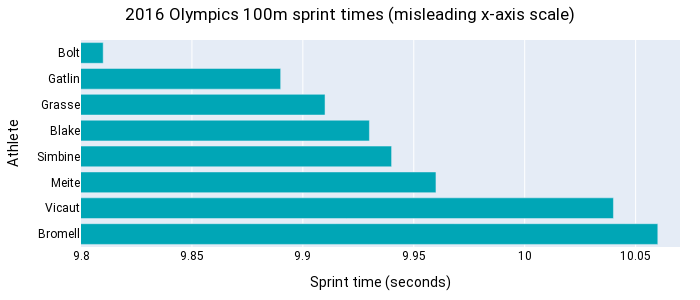

The code cell stored with this chart in its notebook:
### Code cell
# Create the misleading plto
sprint_misleading = px.bar(
    sprint_times.loc[7:0], 
    y='athlete_surname', 
    x='time',
    orientation='h',
    title='2016 Olympics 100m sprint times (misleading x-axis scale)',
    color_discrete_sequence=['#00a6b6']*len(sprint_times.loc[7:0]),
    labels=dict(time="Sprint time (seconds)", athlete_surname="Athlete"),
)
sprint_misleading.update_xaxes(range=[9.8, 10.07]) # This makes the x-axis tiny
sprint_misleading.update_layout(width=700, height=300,
                 font_family="Roboto",
                 font_color="black",
                 margin=dict(l=50, r=20, t=40,b=40), title_x=0.5)
sprint_misleading.show()

plotly.io.write_image(sprint_misleading, "output/sprints_misleading_scale.svg", width=700, height=300, scale=1)

### Figure 1 — Plotly figure (JSON) as saved in the notebook; plotly's stock layout.template omitted (floating-point values rounded to 4 significant figures)
{"data": [{"alignmentgroup": "True", "hovertemplate": "Sprint time (seconds)=%{x}<br>Athlete=%{y}<extra></extra>", "legendgroup": "", "marker": {"color": "#00a6b6", "pattern": {"shape": ""}}, "name": "", "offsetgroup": "", "orientation": "h", "showlegend": false, "textposition": "auto", "type": "bar", "x": [10.06, 10.04, 9.96, 9.94, 9.93, 9.91, 9.89, 9.81], "xaxis": "x", "y": ["Bromell", "Vicaut", "Meite", "Simbine", "Blake", "Grasse", "Gatlin", "Bolt"], "yaxis": "y"}], "layout": {"barmode": "relative", "font": {"color": "black", "family": "Roboto"}, "height": 300, "legend": {"tracegroupgap": 0}, "margin": {"b": 40, "l": 50, "r": 20, "t": 40}, "title": {"text": "2016 Olympics 100m sprint times (misleading x-axis scale)", "x": 0.5}, "width": 700, "xaxis": {"anchor": "y", "domain": [0, 1], "range": [9.8, 10.07], "title": {"text": "Sprint time (seconds)"}, "type": "linear"}, "yaxis": {"anchor": "x", "autorange": true, "domain": [0, 1], "range": [-0.5, 7.5], "title": {"text": "Athlete"}, "type": "category"}}}
